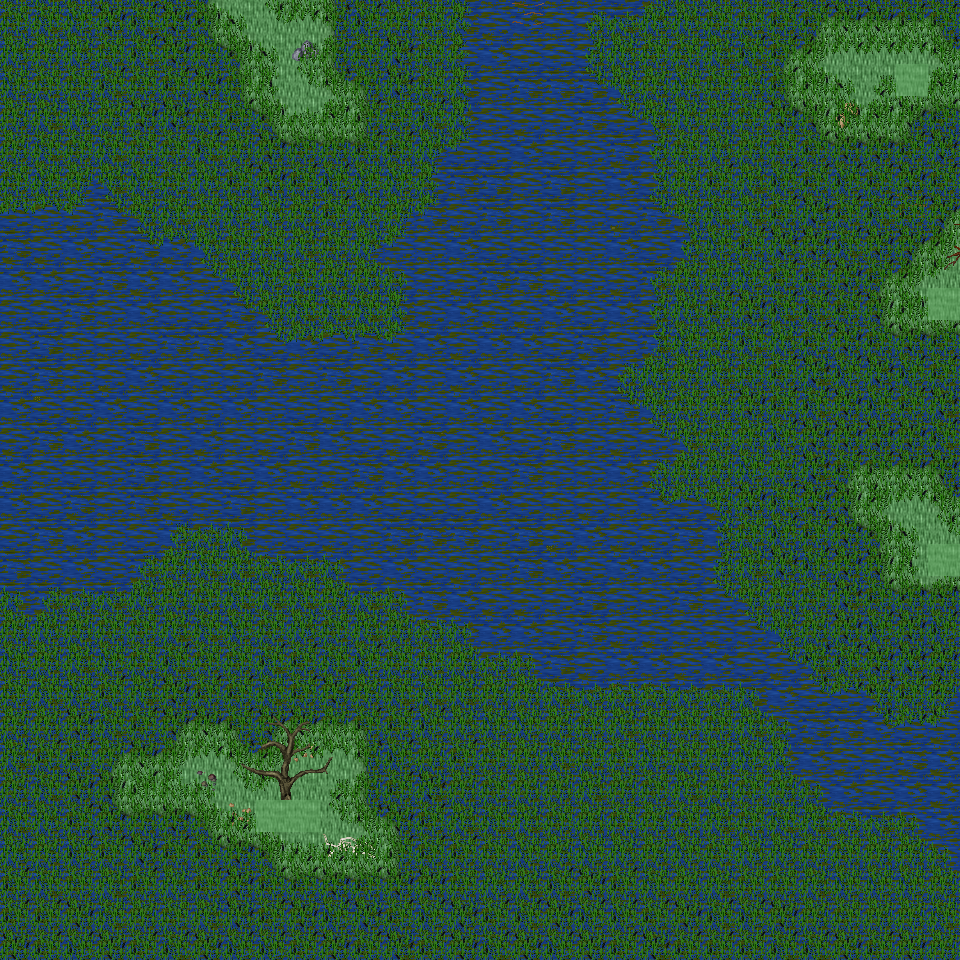

The image is a tile-based game level rendered from a .tmx file. Its description and source (layers, tilesets, objects; grid data summarised) follow:
An orthogonal 30x30 tile map with 32x32 px tiles, 6 tile layers (Ground, Object, Object2, Above, ...), 31 tilesets and 6 objects (6x mapExit).

<map version="1.0" orientation="orthogonal" renderorder="right-down" width="30" height="30" tilewidth="32" tileheight="32" nextobjectid="7">
  <tileset firstgid="1" name="tileset_ground_ground" tilewidth="32" tileheight="32" tilecount="33" columns="3">
    <image source="../drawable/tileset_ground_ground.png" width="96" height="352" />
  </tileset>
  <tileset firstgid="34" name="tileset_plant_flower_daisy_white" tilewidth="32" tileheight="32" tilecount="8" columns="2">
    <image source="../drawable/tileset_plant_flower_daisy_white.png" width="64" height="128" />
  </tileset>
  <tileset firstgid="42" name="tileset_ground_grass_edges" tilewidth="32" tileheight="32" tilecount="36" columns="12">
    <image source="../drawable/tileset_ground_grass_edges.png" width="384" height="96" />
  </tileset>
  <tileset firstgid="78" name="tileset_ground_grass_corners" tilewidth="32" tileheight="32" tilecount="24" columns="6">
    <image source="../drawable/tileset_ground_grass_corners.png" width="192" height="128" />
  </tileset>
  <tileset firstgid="102" name="tileset_plant_grasses" tilewidth="32" tileheight="32" tilecount="6" columns="3">
    <image source="../drawable/tileset_plant_grasses.png" width="96" height="64" />
  </tileset>
  <tileset firstgid="108" name="tileset_ground_rock_pebbles" tilewidth="32" tileheight="32" tilecount="3" columns="1">
    <image source="../drawable/tileset_ground_rock_pebbles.png" width="32" height="96" />
  </tileset>
  <tileset firstgid="111" name="tileset_ground_earth_edges" tilewidth="32" tileheight="32" tilecount="18" columns="6">
    <image source="../drawable/tileset_ground_earth_edges.png" width="192" height="96" />
  </tileset>
  <tileset firstgid="129" name="tileset_item_corpse_skull_pale" tilewidth="32" tileheight="32" tilecount="2" columns="2">
    <image source="../drawable/tileset_item_corpse_skull_pale.png" width="64" height="32" />
  </tileset>
  <tileset firstgid="131" name="tileset_logic_creature_undead" tilewidth="32" tileheight="32" tilecount="16" columns="8">
    <image source="../drawable/tileset_logic_creature_undead.png" width="256" height="64" />
  </tileset>
  <tileset firstgid="147" name="tileset_logic_collision" tilewidth="32" tileheight="32" tilecount="1" columns="1">
    <image source="../drawable/tileset_logic_collision.png" width="32" height="32" />
  </tileset>
  <tileset firstgid="148" name="tileset_logic_creature_undead_fallen" tilewidth="32" tileheight="32" tilecount="16" columns="8">
    <image source="../drawable/tileset_logic_creature_undead_fallen.png" width="256" height="64" />
  </tileset>
  <tileset firstgid="164" name="tileset_ground_water_swamp_water" tilewidth="32" tileheight="32" tilecount="33" columns="3">
    <image source="../drawable/tileset_ground_water_swamp_water.png" width="96" height="352" />
  </tileset>
  <tileset firstgid="197" name="tileset_plant_tree_tree_darkgreen" tilewidth="32" tileheight="32" tilecount="88" columns="8">
    <image source="../drawable/tileset_plant_tree_tree_darkgreen.png" width="256" height="352" />
  </tileset>
  <tileset firstgid="285" name="tileset_building_death_tower" tilewidth="32" tileheight="32" tilecount="252" columns="9">
    <image source="../drawable/tileset_building_death_tower.png" width="288" height="896" />
  </tileset>
  <tileset firstgid="537" name="tileset_ground_ridge_earth_dark" tilewidth="32" tileheight="32" tilecount="96" columns="12">
    <image source="../drawable/tileset_ground_ridge_earth_dark.png" width="384" height="256" />
  </tileset>
  <tileset firstgid="633" name="tileset_plant_tree_dead_tree_2" tilewidth="32" tileheight="32" tilecount="20" columns="4">
    <image source="../drawable/tileset_plant_tree_dead_tree_2.png" width="128" height="160" />
  </tileset>
  <tileset firstgid="653" name="tileset_item_corpse_swamp_sunken" tilewidth="32" tileheight="32" tilecount="32" columns="8">
    <image source="../drawable/tileset_item_corpse_swamp_sunken.png" width="256" height="128" />
  </tileset>
  <tileset firstgid="685" name="tileset_plant_grasses_swamp" tilewidth="32" tileheight="32" tilecount="42" columns="6">
    <image source="../drawable/tileset_plant_grasses_swamp.png" width="192" height="224" />
  </tileset>
  <tileset firstgid="727" name="tileset_plant_tree_dead_tree_3" tilewidth="32" tileheight="32" tilecount="16" columns="4">
    <image source="../drawable/tileset_plant_tree_dead_tree_3.png" width="128" height="128" />
  </tileset>
  <tileset firstgid="743" name="tileset_plant_stump_hollow_logs" tilewidth="32" tileheight="32" tilecount="6" columns="3">
    <image source="../drawable/tileset_plant_stump_hollow_logs.png" width="96" height="64" />
  </tileset>
  <tileset firstgid="749" name="tileset_ground_rock_rocks" tilewidth="32" tileheight="32" tilecount="4" columns="2">
    <image source="../drawable/tileset_ground_rock_rocks.png" width="64" height="64" />
  </tileset>
  <tileset firstgid="753" name="tileset_ground_rock_rocks_3" tilewidth="32" tileheight="32" tilecount="16" columns="4">
    <image source="../drawable/tileset_ground_rock_rocks_3.png" width="128" height="128" />
  </tileset>
  <tileset firstgid="769" name="tileset_item_corpse_skeleton" tilewidth="32" tileheight="32" tilecount="4" columns="2">
    <image source="../drawable/tileset_item_corpse_skeleton.png" width="64" height="64" />
  </tileset>
  <tileset firstgid="773" name="tileset_item_gothic_skull_post" tilewidth="32" tileheight="32" tilecount="2" columns="1">
    <image source="../drawable/tileset_item_gothic_skull_post.png" width="32" height="64" />
  </tileset>
  <tileset firstgid="775" name="tileset_item_statue_skullpedestal" tilewidth="32" tileheight="32" tilecount="2" columns="1">
    <image source="../drawable/tileset_item_statue_skullpedestal.png" width="32" height="64" />
  </tileset>
  <tileset firstgid="777" name="tileset_building_entrance_int_broken_bars" tilewidth="32" tileheight="32" tilecount="2" columns="1">
    <image source="../drawable/tileset_building_entrance_int_broken_bars.png" width="32" height="64" />
  </tileset>
  <tileset firstgid="779" name="tileset_ground_slate_tiles" tilewidth="32" tileheight="32" tilecount="15" columns="5">
    <image source="../drawable/tileset_ground_slate_tiles.png" width="160" height="96" />
  </tileset>
  <tileset firstgid="794" name="tileset_logic_portal" tilewidth="32" tileheight="32" tilecount="24" columns="8">
    <image source="../drawable/tileset_logic_portal.png" width="256" height="96" />
  </tileset>
  <tileset firstgid="818" name="tileset_logic_creature_undead_skeleton" tilewidth="32" tileheight="32" tilecount="6" columns="6">
    <image source="../drawable/tileset_logic_creature_undead_skeleton.png" width="192" height="32" />
  </tileset>
  <tileset firstgid="824" name="tileset_logic_creature_undead_specter" tilewidth="32" tileheight="32" tilecount="6" columns="6">
    <image source="../drawable/tileset_logic_creature_undead_specter.png" width="192" height="32" />
  </tileset>
  <tileset firstgid="830" name="tileset_logic_creature_undead_zombie" tilewidth="32" tileheight="32" tilecount="5" columns="5">
    <image source="../drawable/tileset_logic_creature_undead_zombie.png" width="160" height="32" />
  </tileset>
  <layer name="Ground" width="30" height="30">
    <data>[900 cells, 900 non-empty, 24 distinct tile ids]</data>
  </layer>
  <layer name="Object" width="30" height="30">
    <data>[900 cells, 15 non-empty, 13 distinct tile ids]</data>
  </layer>
  <layer name="Object2" width="30" height="30">
    <data>[900 cells, 645 non-empty, 31 distinct tile ids]</data>
  </layer>
  <layer name="Above" width="30" height="30">
    <data>[900 cells, 18 non-empty, 18 distinct tile ids]</data>
  </layer>
  <layer name="Above2" width="30" height="30">
    <data>[900 cells, 0 non-empty, 0 distinct tile ids]</data>
  </layer>
  <layer name="Walkable" width="30" height="30">
    <data>[900 cells, 5 non-empty, 1 distinct tile ids]</data>
  </layer>
  <objectgroup name="MapEvents">
    <object id="1" name="north" type="mapExit" x="0" y="0" width="960" height="32">
      <properties>
        <property name="map" value="level_0_x205_y61" />
        <property name="x" value="0" />
        <property name="y" value="28" />
      </properties>
    </object>
    <object id="2" name="south" type="mapExit" x="0" y="928" width="960" height="32">
      <properties>
        <property name="map" value="level_0_x205_y63" />
        <property name="x" value="0" />
        <property name="y" value="1" />
      </properties>
    </object>
    <object id="3" name="west" type="mapExit" x="0" y="0" width="32" height="960">
      <properties>
        <property name="map" value="level_0_x204_y62" />
        <property name="x" value="28" />
        <property name="y" value="0" />
      </properties>
    </object>
    <object id="4" name="east" type="mapExit" x="928" y="0" width="32" height="288">
      <properties>
        <property name="map" value="level_0_x206_y62" />
        <property name="x" value="1" />
        <property name="y" value="0" />
      </properties>
    </object>
    <object id="5" name="east2" type="mapExit" x="928" y="320" width="32" height="224">
      <properties>
        <property name="map" value="level_0_x206_y62" />
        <property name="x" value="1" />
        <property name="y" value="10" />
      </properties>
    </object>
    <object id="6" name="east3" type="mapExit" x="928" y="576" width="32" height="384">
      <properties>
        <property name="map" value="level_0_x206_y62" />
        <property name="x" value="1" />
        <property name="y" value="18" />
      </properties>
    </object>
  </objectgroup>
</map>
